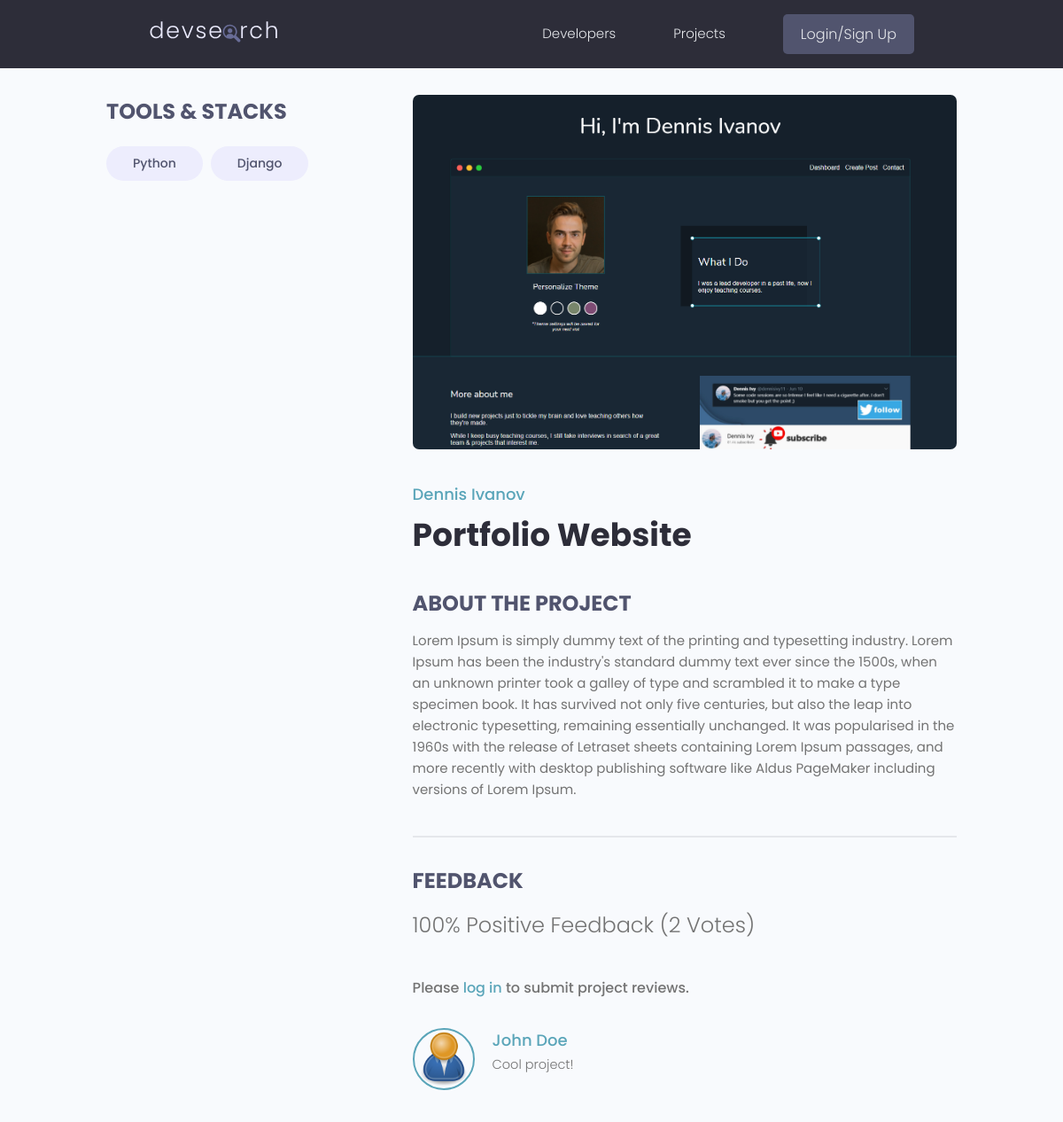
The page /projects/project-page/ef4e43ae-d60f-4fc5-8c60-0126df020ad9 on the database its author committed.
### projects/models.py (models this page shows, shortened)
class Tag(models.Model):
    id = models.UUIDField(default=uuid.uuid4, unique=True, primary_key=True, editable=False)
    name = models.CharField(max_length=200)
    created = models.DateTimeField(auto_now_add=True)
    def __str__(self):
        return self.name

class Project(models.Model):
    class Meta:
        ordering = ['-vote_ratio', '-vote_total', 'title']
    id = models.UUIDField(default=uuid.uuid4, unique=True, primary_key=True, editable=False)
    owner = models.ForeignKey(to=Profile, null=True, blank=True, on_delete=models.SET_NULL)
    title = models.CharField(max_length=200)
    description = models.TextField(null=True, blank=True)
    featured_image = models.ImageField(null=True, blank=True, default='default.jpg')
    demo_link = models.CharField(max_length=2000, null=True, blank=True)
    source_link = models.CharField(max_length=2000, null=True, blank=True)
    tags = models.ManyToManyField(to='Tag', blank=True)
    vote_total = models.IntegerField(default=0, null=True, blank=True)
    vote_ratio = models.IntegerField(default=0, null=True, blank=True)
    created = models.DateTimeField(auto_now_add=True)
    def update_votes(self):
        reviews = self.review_set.all()
        up_votes = reviews.filter(value='up').count()
        total_votes = reviews.count()
        if total_votes > 0:
            ratio = (Decimal(up_votes / total_votes) * 100).normalize()
            self.vote_total = total_votes
            self.vote_ratio = ratio
            self.save()

class Review(models.Model):
    class Meta:
        unique_together = [['owner', 'project']]
    VOTE_TYPE = (
        ('up', 'Up Vote'),
        ('down', 'Down Vote'),
    )
    id = models.UUIDField(default=uuid.uuid4, unique=True, primary_key=True, editable=False)
    owner = models.ForeignKey(Profile, on_delete=models.CASCADE, null=True)
    project = models.ForeignKey(to=Project, on_delete=models.CASCADE)
    body = models.TextField(null=True, blank=True)
    value = models.CharField(max_length=200, choices=VOTE_TYPE)
    created = models.DateTimeField(auto_now_add=True)

### users/models.py (models this page shows, shortened)
class Profile(models.Model):
    id = models.UUIDField(default=uuid.uuid4, unique=True, primary_key=True, editable=False)
    user = models.OneToOneField(to=User, on_delete=models.CASCADE, null=True, blank=True)
    name = models.CharField(max_length=200, blank=True, null=True)
    username = models.CharField(max_length=200, blank=True, null=True)
    location = models.CharField(max_length=200, blank=True, null=True)
    email = models.EmailField(max_length=500, blank=True, null=True)
    short_intro = models.CharField(max_length=200, blank=True, null=True)
    bio = models.TextField(blank=True, null=True)
    profile_image = models.ImageField(blank=True, null=True, upload_to='profiles/', default='profiles/user-default.png')
    social_github = models.CharField(max_length=200, blank=True, null=True)
    social_twitter = models.CharField(max_length=200, blank=True, null=True)
    social_linkedin = models.CharField(max_length=200, blank=True, null=True)
    social_youtube = models.CharField(max_length=200, blank=True, null=True)
    social_website = models.CharField(max_length=200, blank=True, null=True)
    created = models.DateTimeField(auto_now_add=True)

### projects/views.py (the view, shortened to what this page needs)
# urls.py: path('project-page/<str:pk>', views.project_page, name='project-page'),
def project_page(request, pk):
    project = Project.objects.get(id=pk)
    project.update_votes()
    tags = project.tags.all()
    form = ReviewForm()
    context = {
        'project': project,
        'tags': tags,
        'form': form,
    }
    return render(
        request,
        template_name='projects/single-project.html',
        context=context
    )

### projects/templates/projects/single-project.html (shortened to what this page needs)
{% extends 'main.html' %}
{% block content %}
  <main class="singleProject my-md">
    <div class="container">
      <div class="layout">
        <div class="column column--1of3">
          <h3 class="singleProject__subtitle">Tools & Stacks</h3>
          <div class="singleProject__toolStack">
            {% for tag in project.tags.all %}
              <span class="tag tag--pill tag--sub tag--lg">
                <small>{{ tag }}</small>
              </span>
            {% endfor %}
          </div>
        </div>
        <div class="column column--2of3">
          <img class="singleProject__preview" src="{{ project.featured_image.url }}" alt="portfolio thumbnail" />
          <a href="{% url 'user-profile' project.owner.id  %}" class="singleProject__developer">{{ project.owner.name }}</a>
          <h2 class="singleProject__title">{{ project.title }}</h2>
          <h3 class="singleProject__subtitle">About the Project</h3>
          <div class="singleProject__info">
            {{ project.description }}
          </div>
          <div class="comments">
            <h3 class="singleProject__subtitle">Feedback</h3>
            <h5 class="project--rating">
              {{ project.vote_ratio }}% Positive Feedback ({{ project.vote_total }} Vote{{ project.vote_total|pluralize:"s" }})
            </h5>
            {% if not user.is_authenticated %}
              <p class="project--rating"><strong>Please <a href="{% url 'login' %}?next={{ request.path }}">log in</a> to submit project reviews.</strong></p>
            {% elif user.profile.id == project.owner.id %}
              <p class="project--rating"><strong>You cannot review your own projects.</strong></p>
            {% elif user.profile.id in project.reviewers %}
              <p class="project--rating"><strong>You have already reviewed this project.</strong></p>
            {% endif %}
            <div class="commentList">
            {% for review in project.review_set.all %}
              {% if review.body %}
              <div class="comment">
                <a href="{% url 'user-profile' review.owner.id  %}">
                  <img class="avatar avatar--md"
                    src="{{review.owner.profile_image.url }}" alt="user" />
                </a>
                  <div class="comment__details">
                    <a href="{% url 'user-profile' review.owner.id  %}" class="comment__author">{{ review.owner.name }}</a>
                    <p class="comment__info">
                      {{ review.body|linebreaksbr }}
                    </p>
                  </div>
                </div>
                {% endif %}
              {% endfor %}
            </div>
          </div>
        </div>
      </div>
    </div>
  </main>
{% endblock content %}

### static/styles/app.css (style rules this page uses)
:root { --color-sub: #2d2d39; }
img { width: 100%; }
.singleProject .column--1of3 { order: 2; }
@media screen and (min-width: 1081px) { .singleProject .column--1of3 { order: 1; } }
@media screen and (min-width: 1081px) { .singleProject .column--2of3 { order: 2; } }
.singleProject__toolStack { margin-top: 2rem; margin-bottom: 4rem; }
.singleProject__preview { height: 50vh; object-fit: cover; object-position: top center; margin-bottom: 3rem; border-radius: 0.7rem; }
.singleProject__developer { font-size: 1.8rem; font-weight: 500; }
.singleProject__title { font-size: 3.6rem; font-weight: 700; color: var(--color-sub); margin-bottom: 3rem; }
.project--rating { margin-bottom: 1.6em; margin-top: .5em; }
.singleProject__subtitle { text-transform: uppercase; font-size: 2.4rem; font-weight: 700; color: var(--color-sub-light); margin-bottom: 1rem; }
.comments { margin-top: 4rem; padding-top: 3rem; border-top: 2px solid var(--color-light); }
.commentList { margin: 3rem 0; }
.comment { display: flex; gap: 2rem; }
.comment__author { font-size: 1.8rem; }
.comment__info { font-size: 1.45rem; }

### static/uikit/styles/modules/_variables.css (style rules this page uses)
:root { --color-main: #5aa5b9; --color-main-light: #e6faff; --color-sub: #3f4156; --color-sub-light: #51546e; --color-sub-lighter: #ededfd; --color-text: #737373; --color-gray: #8b8b8b; --color-light: #e5e7eb; --color-light-gray: #767676; --color-bg: #f8fafd; --color-white: #fffefd; --color-white-light: #f3f3f3; --color-success: #359e64; --color-success-bg: #def8e8; --color-error: #fc4b0b; --color-error-bg: #fff2ee; --font-base: 'Poppins', arial, helvetica, 'Segoe UI', roboto, ubuntu, sans-serif; --font-monospace: 'Fira Code', 'Courier New', courier, monospace; --font-regular: 300; --font-medium: 500; --font-bold: 700; --generic-shadow: 1px 1px 5px #00000010; --generic-transition: all 0.3s ease-in-out; }

### static/uikit/styles/modules/_base.css (style rules this page uses)
* { margin: 0; padding: 0; box-sizing: border-box; text-rendering: optimizeLegibility; color: inherit; font-size: inherit; }
html { font-size: 50%; }
@media only screen and (min-width: 480px) { html { font-size: 56.25%; } }
@media only screen and (min-width: 1200px) { html { font-size: 62.5%; } }
body { line-height: 1.6; font-weight: 400; font-size: 1.5rem; color: var(--color-text); background-color: var(--color-bg); min-height: 100vh; }

### static/uikit/styles/modules/_typography.css (style rules this page uses)
* { font-family: var(--font-base); }
h2 { font-size: 3.6rem; font-weight: var(--font-bold); }
h3 { font-size: 3.2rem; font-weight: var(--font-medium); }
h5 { font-size: 2.4rem; font-weight: var(--font-medium); }
h5, h6 { font-weight: var(--font-regular); }
p, span, strong { font-size: 1.6rem; color: var(--color-text); font-weight: var(--font-regular); }
strong { font-weight: var(--font-medium); }
a { padding-bottom: 2px; text-decoration: none; display: inline-block; color: var(--color-main); font-weight: var(--font-medium); }

### static/uikit/styles/modules/_utilities.css (style rules this page uses)
.container { width: 92%; max-width: 165rem; margin: 0 auto; box-sizing: border-box; }
@media screen and (min-width: 1000px) { .container { width: 90%; } }
@media screen and (min-width: 1200px) { .container { width: 80%; } }
.my-md { margin: 3rem auto; }

### static/uikit/styles/modules/_avatar.css (style rules this page uses)
.avatar { border-radius: 50%; border: 2px solid var(--color-main); object-fit: cover; }
.avatar--md { height: 7rem; width: 7rem; }

### static/uikit/styles/modules/_tag.css (style rules this page uses)
.tag { display: inline-flex; align-items: center; background-color: var(--color-sub); height: -webkit-fit-content; height: -moz-fit-content; height: fit-content; width: -webkit-fit-content; width: -moz-fit-content; width: fit-content; border-radius: 0.5rem; padding: 0.5rem 1.5rem; font-size: 1.2rem; cursor: pointer; }
.tag:not(:last-child) { margin-right: 0.25rem; margin-bottom: 0.75rem; }
.tag > small { color: var(--color-white); }
.tag--pill { border-radius: 5rem; }
.tag--sub, .tag--sub > small { background: var(--color-sub-lighter); color: var(--color-sub-light); font-weight: 500; }
.tag--lg { padding: 0.8rem 3rem; font-size: 1.4rem; }
.tag--lg:not(:last-child) { margin-right: 0.5rem; margin-bottom: 1rem; }

### static/uikit/styles/modules/_layout.css (style rules this page uses)
.layout { display: flex; flex-flow: row wrap; justify-content: space-between; }
.layout > .column { margin-bottom: 3rem; }
.layout > .column.column--1of3 { flex-basis: 30%; }
.layout > .column.column--2of3 { flex-basis: 64%; }

### rows shown on the page
Tag: name "Python"
Tag: name "Django"
Project: featured_image (picture), owner.name "Dennis Ivanov", title "Portfolio Website", description "Lorem Ipsum is simply dummy text of the printing and typesetting industry. Lorem Ipsum has been the industry's standard dummy text ever since the 1500s, when an unknown printer took a galley of type and scrambled it to make a type specimen book. It has survived not only five centuries, but also the leap into electronic typesetting, remaining essentially unchanged. It was popularised in the 1960s with the release of Letraset sheets containing Lorem Ipsum passages, and more recently with desktop publishing software like Aldus PageMaker including versions of Lorem Ipsum.", vote_ratio "100", vote_total "2"
Review: owner.profile_image (placeholder picture), owner.name "John Doe", body "Cool project!"
